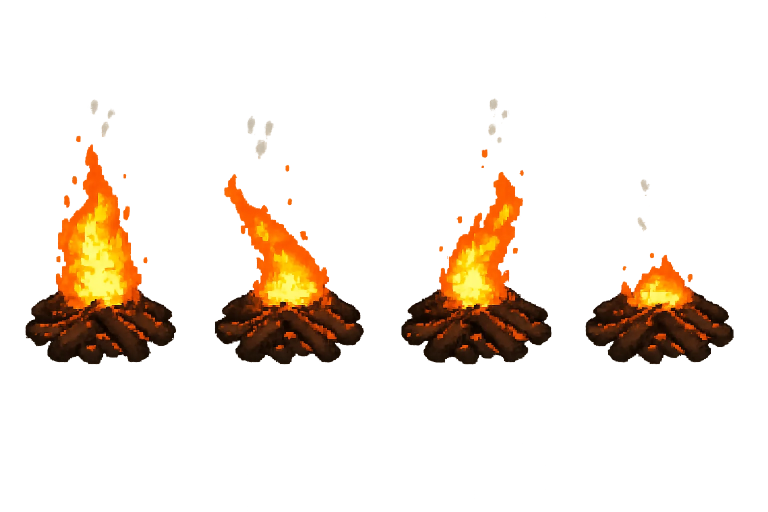
#> input picture art_sources/camp/fire_painted.webp, 1536 x 1024 px (shown at 1/2 size)
$ python process_prop.py ../../art_sources/camp/fire_painted.webp ../../art_sources/camp/memorial_painted.webp 5 5
#> lines starting #> are read from the running program, lines starting #| are printed output that depends on the picture
### scripts/art/process_anim_sheet.py
"""Turn a generated full-resolution animation render into an engine sheet.

The unit sprites are 32x40 pixel frames in horizontal strips
(public/assets/sprites/<class>/<state>.png). Source art arrives as a large
render: N poses of one character in a row on flat #FF00FF magenta. This is
the same pipeline art_sources/README.md documents for the idle sheets,
extended to N frames and to matching an EXISTING idle sheet exactly:

  1. Chroma-key the magenta (with de-spill on the anti-aliased rim).
  2. Split the poses: the N largest connected blobs are the poses, and
     every other pixel belongs to the nearest one — so a spear thrust
     that reaches past the next figure's shoulder, which no column split
     can separate, still lands in its own frame and nowhere else. Falls
     back to runs of occupied columns, then to N equal slices.
  3. One scale for the whole sheet, so the figure never breathes in size
     from frame to frame: the idle frame's BODY height over the render's
     most upright pose (a flinch or a lunge is crouched; matching one of
     those to a standing idle blew the figure up). Body = rows at least a
     quarter as wide as the widest row, so a spear or a raised sword
     (thin) doesn't count and can't shrink the figure.
     --fit shrinks any single frame that is still wider than the cell —
     the last frames of a death, lying full length — rather than cutting
     the head off at the cell edge.
  4. Premultiplied LANCZOS downscale (plain RGBA resize bleeds the magenta
     behind every edge into the rim), feet on the idle's foot row, legs
     centred where the idle's legs are.
  5. Alpha hardened to binary (>= 96 -> 255), as every shipped sheet is.

Usage:
  python scripts/art/process_anim_sheet.py <raw.png> <class> <state> <frames>
      [--scale-frame K | --scale-median] [--preview out.png]

Writes public/assets/sprites/<class>/<state>.png and keeps the raw render
in art_sources/sprites/<class>_<state>_src.png (sources are never lost).
"""
import argparse
import os
import shutil
import sys

import numpy as np
from PIL import Image
from scipy import ndimage

CELL_W, CELL_H = 32, 40
ROOT = os.path.dirname(os.path.dirname(os.path.dirname(os.path.abspath(__file__))))


def key_magenta(rgb: np.ndarray) -> np.ndarray:
    """RGBA float array with magenta keyed out and its spill removed."""
    r, g, b = rgb[..., 0].astype(float), rgb[..., 1].astype(float), rgb[..., 2].astype(float)
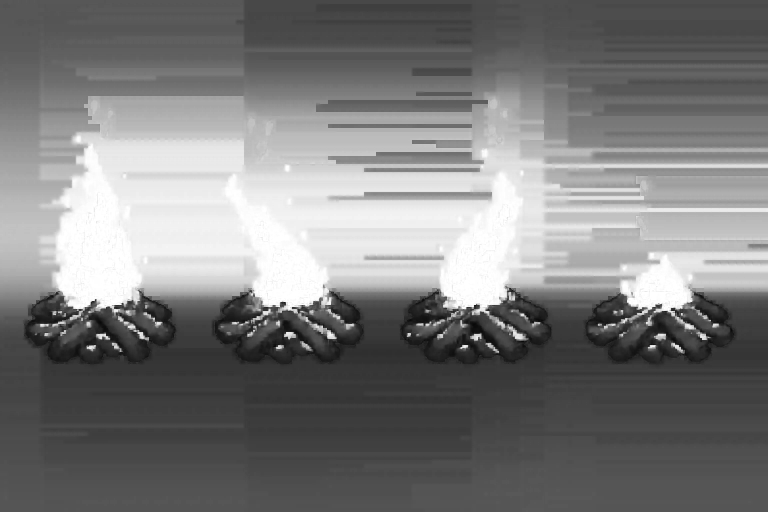
#> r: shape (1024, 1536) float64 (shown at 1/2 size); min 2, max 255, mean 123.2
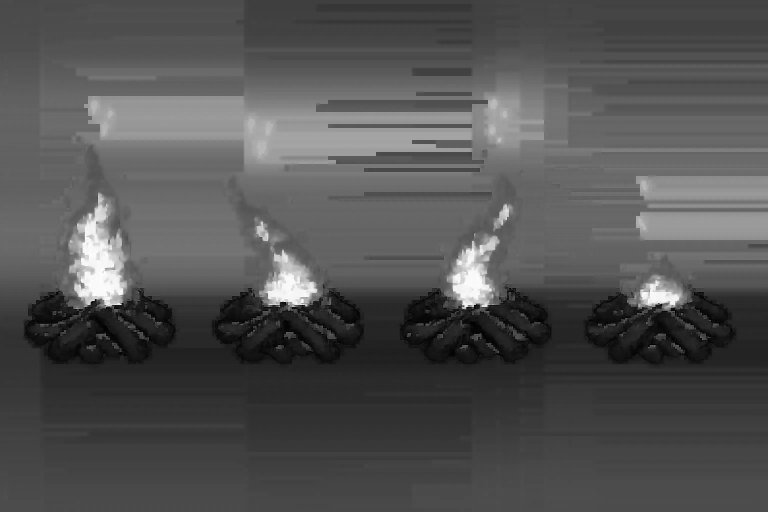
#> g: shape (1024, 1536) float64 (shown at 1/2 size); min 0, max 255, mean 82.4
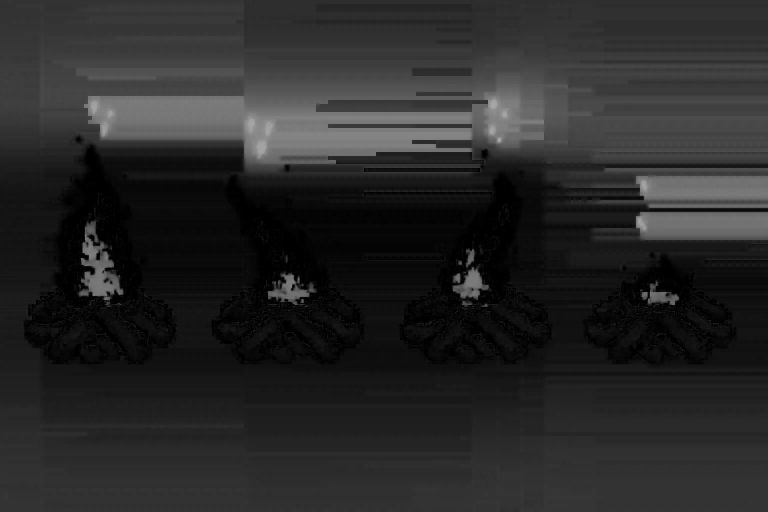
#> b: shape (1024, 1536) float64 (shown at 1/2 size); min 0, max 171, mean 40.3
    # How magenta a pixel is: red and blue both high, green low, red ~ blue.
    m = np.minimum(r, b) - g - 0.5 * np.abs(r - b)
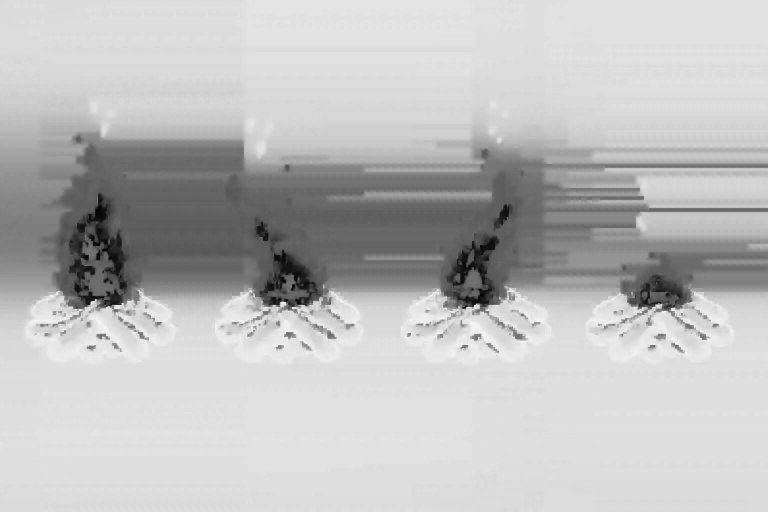
#> m: shape (1024, 1536) float64 (shown at 1/2 size); min -351.5, max 7.5, mean -83.56; drawn with min black and max white
    alpha = np.clip(1.0 - (m - 45.0) / 95.0, 0.0, 1.0)  # m <= 45 opaque, >= 140 clear
#> alpha: shape (1024, 1536) float64; every value is 1
    # De-spill: wherever red AND blue both stand above green, that excess
    # is magenta the render bled in — rims, and glints the image model
    # tinted pink. Pull it back out. Nothing in the unit palettes is
    # magenta or purple (the navy robes have red at green's level), so
    # this only ever strips contamination.
    spill = np.clip(np.minimum(r, b) - g, 0, None)
    r2 = np.clip(r - spill, 0, 255)
    b2 = np.clip(b - spill, 0, 255)
    out = np.stack([r2, g, b2, alpha * 255.0], axis=-1)
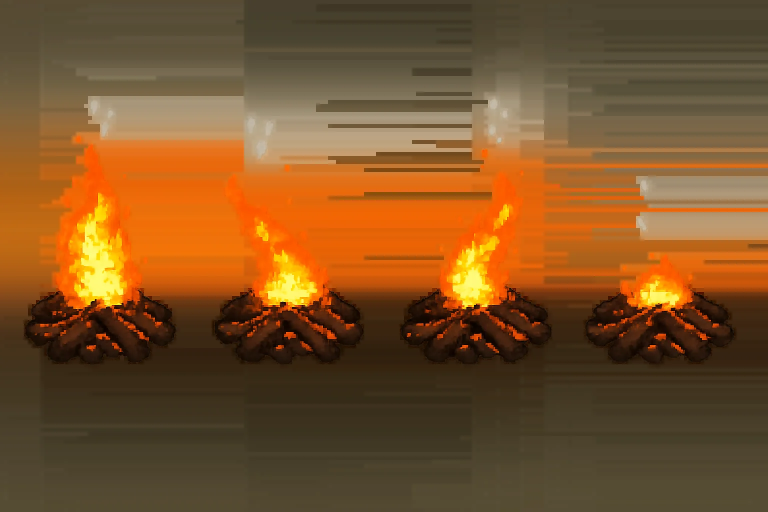
#> out: shape (1024, 1536, 4) float64 (shown at 1/2 size); mean R, G, B, A 123.2, 82.4, 40.3, 255
    return out


# [77 lines left out: functions body_metrics, split_frames, split_components, not called in this run]


def resize_premultiplied(rgba: np.ndarray, scale: float) -> np.ndarray:
    h, w = rgba.shape[:2]
    a = rgba[..., 3:4] / 255.0
    pm = np.concatenate([rgba[..., :3] * a, rgba[..., 3:4]], axis=-1)
    nw, nh = max(1, round(w * scale)), max(1, round(h * scale))
    chans = [np.asarray(Image.fromarray(pm[..., c].astype(np.float32), mode="F").resize((nw, nh), Image.LANCZOS))
             for c in range(4)]
    out = np.stack(chans, axis=-1)
    out = np.clip(out, 0, 255)
    alpha = out[..., 3:4] / 255.0
    rgb = np.where(alpha > 0.001, out[..., :3] / np.maximum(alpha, 0.001), 0)
    return np.concatenate([np.clip(rgb, 0, 255), out[..., 3:4]], axis=-1)


# [119 lines left out: function main, not called in this run]


# [2 lines that do not run on import are left out]

### scripts/art/process_prop.py
"""Turn a generated full-resolution prop render into a diorama prop sprite.

The ¾ board stands props up as billboards. The original obstacle art in
public/assets/obstacles/ is painted for the flat, top-down board (a tree
is a canopy seen from above), so the diorama has its own standing
versions in public/assets/obstacles/tall/.

Pipeline (the sprite pipeline's rules): chroma-key flat #FF00FF magenta,
crop to the prop, premultiplied LANCZOS downscale to fit a W x H box with
the base on the bottom edge and centred, alpha hardened to binary.

Usage:
  python scripts/art/process_prop.py <raw.png> <id> <width> <height>

Writes public/assets/obstacles/tall/<id>.png and keeps the raw render in
art_sources/obstacles/<id>_tall_src.png.
"""
import os
import shutil
import sys

import numpy as np
from PIL import Image

sys.path.insert(0, os.path.dirname(os.path.abspath(__file__)))
from process_anim_sheet import ROOT, key_magenta, resize_premultiplied  # noqa: E402


def main() -> int:
    if len(sys.argv) != 5:
        print(__doc__)
        return 2
    raw, pid, W, H = sys.argv[1], sys.argv[2], int(sys.argv[3]), int(sys.argv[4])
    keyed = key_magenta(np.asarray(Image.open(raw).convert("RGB")))
    m = keyed[..., 3] >= 128
#> m: shape (1024, 1536) bool; every value is 1
    # The largest blob is the prop; stray specks elsewhere are dropped by
    # cropping to the bounding box of rows/columns that carry real mass.
    rows, cols = m.sum(axis=1), m.sum(axis=0)
#> rows = 1024 values from 1536 to 1536; cols = 1536 values from 1024 to 1024
    ys = np.nonzero(rows > max(2, rows.max() * 0.01))[0]
#> ys = 1024 values from 0 to 1023
    xs = np.nonzero(cols > max(2, cols.max() * 0.01))[0]
#> xs = 1536 values from 0 to 1535
    crop = keyed[ys.min():ys.max() + 1, xs.min():xs.max() + 1]
    ch, cw = crop.shape[:2]
#> ch = 1024; cw = 1536
    scale = min((W - 1) / cw, (H - 1) / ch)
#> scale = 0.0026
    small = resize_premultiplied(crop, scale)
#> in resize_premultiplied, `chans = [np.asarray(Image.fromarray(pm[..., c].astype(np.float32), mod..`: chans = 4 items
    sh, sw = small.shape[:2]
#> sh = 3; sw = 4
    out = np.zeros((H, W, 4), dtype=np.float32)
    ox, oy = (W - sw) // 2, H - sh
#> ox = 0; oy = 2
    out[oy:oy + sh, ox:ox + sw] = small
    out[..., 3] = np.where(out[..., 3] >= 96, 255, 0)
    out[out[..., 3] == 0] = 0
    dst_dir = os.path.join(ROOT, "public", "assets", "obstacles", "tall")
    os.makedirs(dst_dir, exist_ok=True)
    dst = os.path.join(dst_dir, f"{pid}.png")
    Image.fromarray(out.astype(np.uint8), "RGBA").save(dst)
    keep_dir = os.path.join(ROOT, "art_sources", "obstacles")
    os.makedirs(keep_dir, exist_ok=True)
    shutil.copyfile(raw, os.path.join(keep_dir, f"{pid}_tall_src.png"))
    print(f"{pid}: {sw}x{sh} in a {W}x{H} cell, scale {scale:.4f}")
#| ../../art_sources/camp/memorial_painted.webp: 4x3 in a 5x5 cell, scale 0.0026
    return 0


if __name__ == "__main__":
    sys.exit(main())
#> (the program exits here)

$ run again, on art_sources/camp/wagon_painted.webp
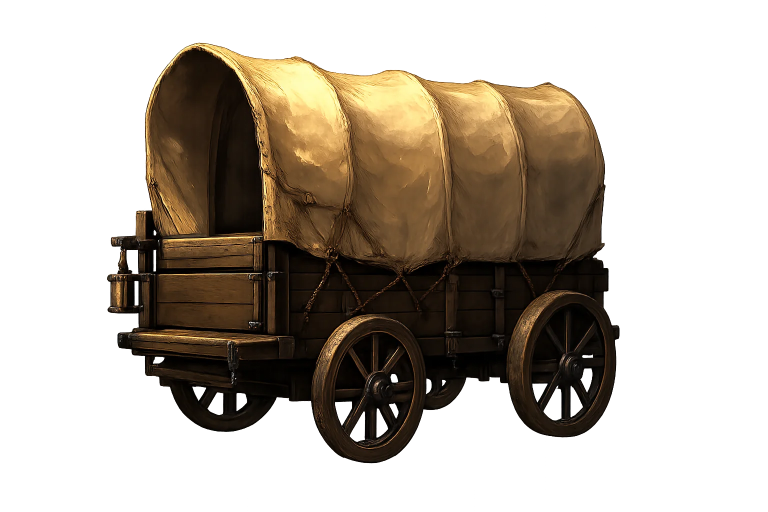
#> input picture art_sources/camp/wagon_painted.webp, 1536 x 1024 px (shown at 1/2 size)
#> in key_magenta, `m = np.minimum(r, b) - g - 0.5 * np.abs(r - b)`:
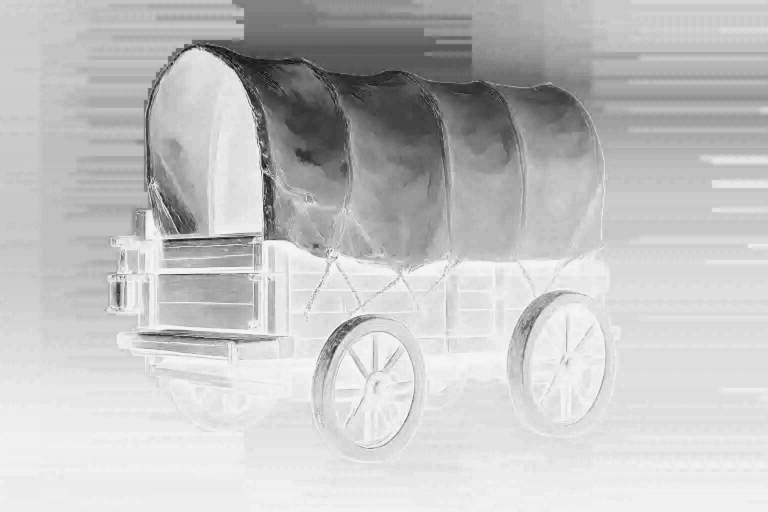
#> m: shape (1024, 1536) float64 (shown at 1/2 size); min -188, max 7, mean -38.75; drawn with min black and max white
#> alpha: shape (1024, 1536) float64; every value is 1
#> in key_magenta, `out = np.stack([r2, g, b2, alpha * 255.0], axis=-1)`:
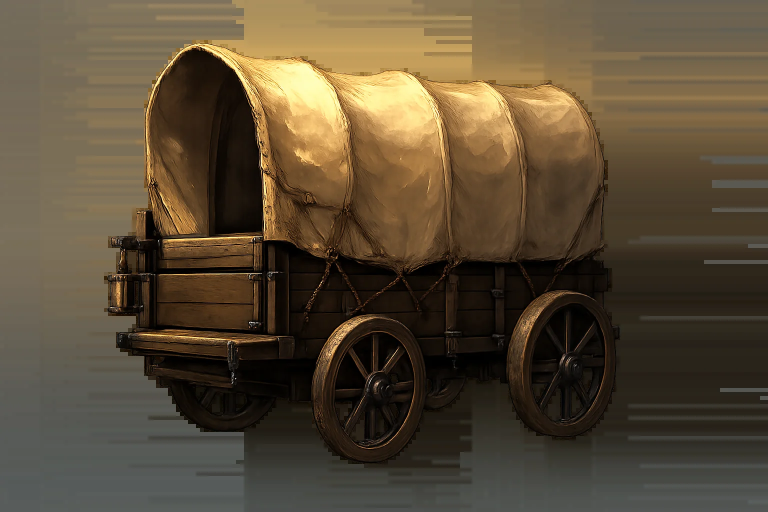
#> out: shape (1024, 1536, 4) float64 (shown at 1/2 size); mean of channels 0, 1, 2, 3 89.5, 75.6, 54.5, 255; drawn as R, G, B
#> rows = 1024 values from 1536 to 1536; cols = 1536 values from 1024 to 1024
#> ys = 1024 values from 0 to 1023
#> xs = 1536 values from 0 to 1535
#> chans = 4 items
#| ../../art_sources/camp/wagon_painted.webp: 4x3 in a 5x5 cell, scale 0.0026
